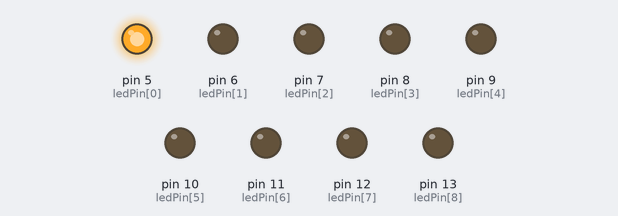
Bench run of a sketch on a simulated Arduino Uno, built with avr-gcc and run on an emulated ATmega328P. On the bench: output pins drawn as LEDs (lit = HIGH).

Above: at 0.07 s.
At 0.82 s:
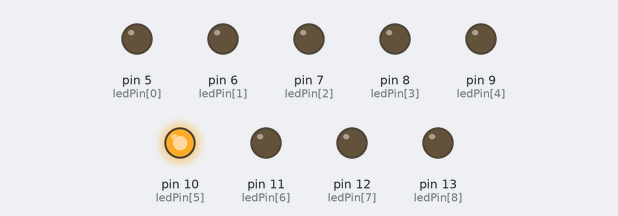
At 1.57 s:
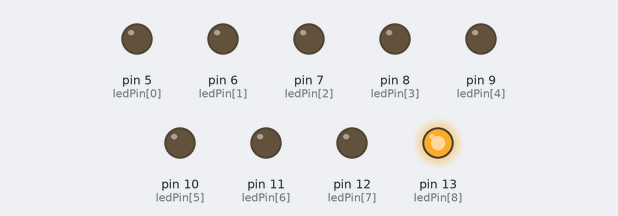
At 3.07 s:
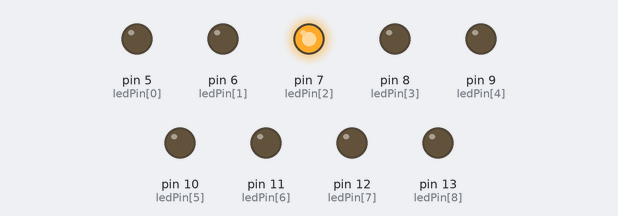
At 4.57 s:
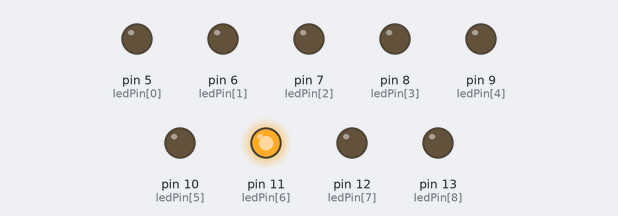
At 6.07 s:
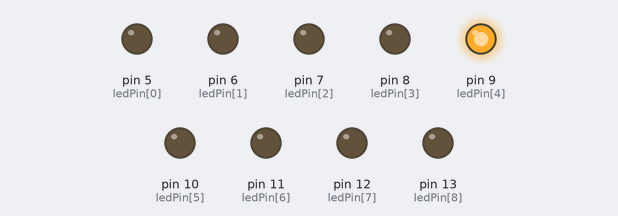
Timing chart, 0 to 6.4 s (numbered marks = the images above):
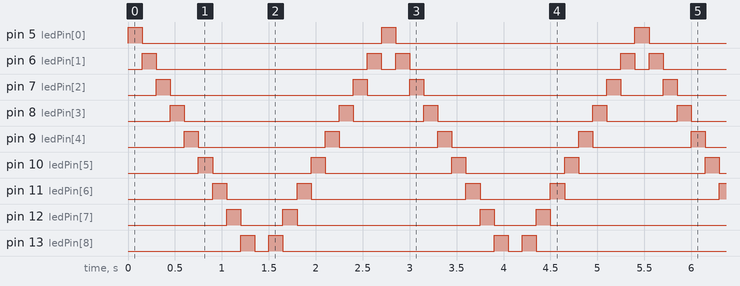

The sketch:

2-Sequencial-com-leds.ino
```cpp
// Declaração de um array que contém os pinos conectados aos LEDs
byte ledPin[] = {5, 6, 7, 8, 9, 10, 11, 12, 13};

void setup() {
  // Configura todos os pinos como saídas, permitindo o controle dos LEDs.
  for (int x = 0; x < 9; x++) {
    pinMode(ledPin[x], OUTPUT);
  }
}

void loop() {
  int x = 0;

  // Primeira parte: acende os LEDs da esquerda (pino 5) para a direita (pino 13)
  while (x < 9) {
    digitalWrite(ledPin[x], HIGH);  // Liga o LED no pino atual
    delay(150);                     // Aguarda 150 milissegundos
    digitalWrite(ledPin[x], LOW);   // Desliga o LED
    x = ++x;                        // Avança para o próximo LED
  }

  // Segunda parte: acende os LEDs da direita (pino 13) para a esquerda (pino 5)
  while (x > 0) {
    digitalWrite(ledPin[x], HIGH);  // Liga o LED no pino atual
    delay(150);                     // Aguarda 150 milissegundos
    digitalWrite(ledPin[x], LOW);   // Desliga o LED
    x = --x;                        // Retrocede para o LED anterior
  }
}
```

Measured:
- by itself, pin 5 (ledPin[0]): alternates HIGH for 0.15 s and LOW for 2.6 s
- by itself, pin 6 (ledPin[1]): repeats every 2.7 s: LOW 2.3 s, HIGH 0.15 s, LOW 0.15 s, HIGH 0.15 s
- by itself, pin 7 (ledPin[2]): repeats every 2.7 s: LOW 2.0 s, HIGH 0.15 s, LOW 0.45 s, HIGH 0.15 s
- by itself, pin 8 (ledPin[3]): repeats every 2.7 s: LOW 1.7 s, HIGH 0.15 s, LOW 0.75 s, HIGH 0.15 s
- by itself, pin 9 (ledPin[4]): repeats every 2.7 s: LOW 1.4 s, HIGH 0.15 s, LOW 1.1 s, HIGH 0.15 s
- by itself, pin 10 (ledPin[5]): repeats every 2.7 s: LOW 1.1 s, HIGH 0.15 s, LOW 1.4 s, HIGH 0.15 s
- by itself, pin 11 (ledPin[6]): repeats every 2.7 s: LOW 0.75 s, HIGH 0.15 s, LOW 1.7 s, HIGH 0.15 s
- by itself, pin 12 (ledPin[7]): repeats every 2.7 s: LOW 0.45 s, HIGH 0.15 s, LOW 2.0 s, HIGH 0.15 s
